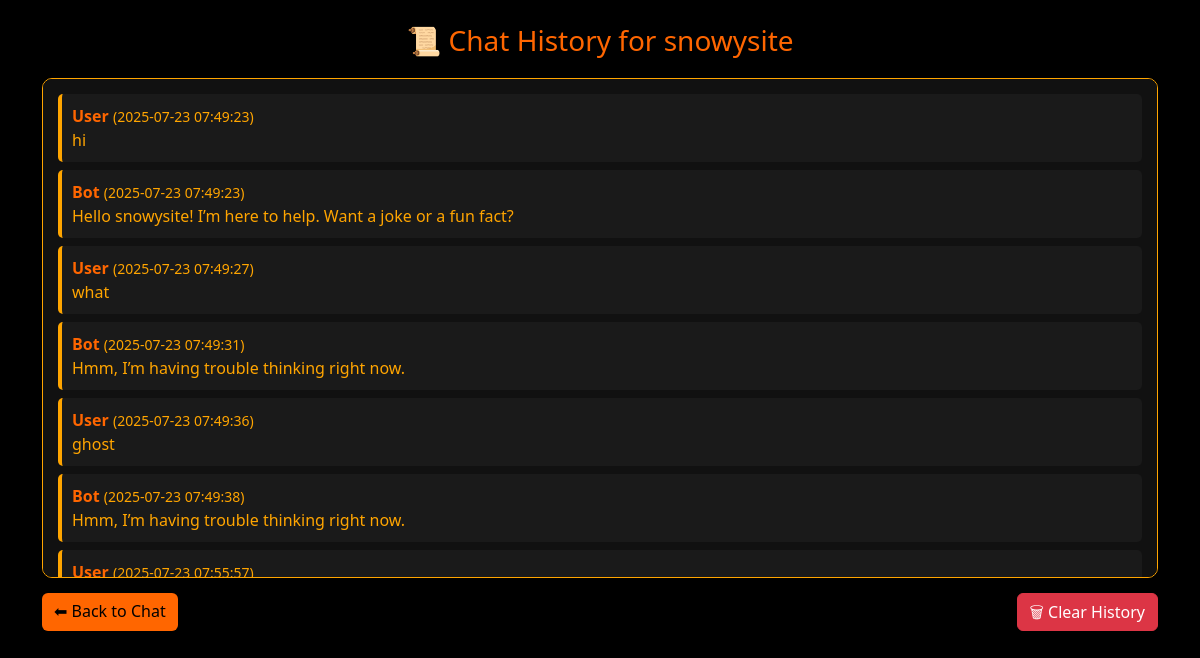
Page /history (signed in) on the earlier database version.
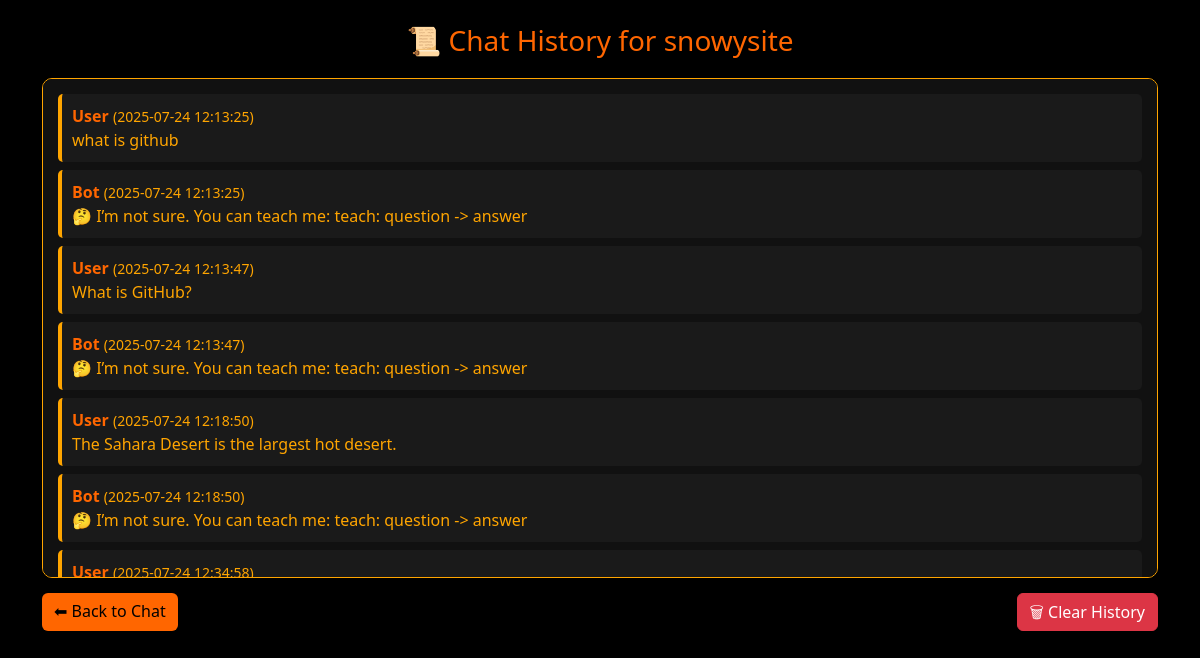
Same page on the later database version.
### tables this page shows
CREATE TABLE chat_history(
        id INTEGER PRIMARY KEY AUTOINCREMENT,
        username TEXT,
        role TEXT,
        content TEXT,
        timestamp TEXT
    );

### app.py (the view)
@app.route('/history')
def history():
    if 'user' not in session:
        return redirect(url_for('login'))
    username = session['user']
    chats = get_chat_history(username)
    return render_template("history.html", username=username, chats=chats)

### app.py (called while the page is built)
def get_db():
    conn = sqlite3.connect(DB_FILE)
    conn.execute("PRAGMA journal_mode=WAL")
    return conn

def get_chat_history(username):
    conn = get_db()
    c = conn.cursor()
    c.execute("SELECT role, content, timestamp FROM chat_history WHERE username=? ORDER BY id ASC", (username,))
    rows = c.fetchall()
    conn.close()
    return rows

### templates/history.html (shortened to what this page needs)
<!DOCTYPE html>
<html lang="en">
<head>
  <link rel="stylesheet" href="https://cdn.jsdelivr.net/npm/bootstrap@5.3.2/dist/css/bootstrap.min.css">
</head>
<body>
<div class="container mt-4">
  <h3>📜 Chat History for {{ username }}</h3>
  <div class="chat-card shadow">
    {% for role, content, timestamp in chats %}
      <div class="chat-item">
        <strong>{{ role | capitalize }}</strong> <small>({{ timestamp }})</small><br>
        {{ content }}
      </div>
    {% endfor %}
  </div>
  <div class="action-buttons">
    <a href="{{ url_for('home') }}" class="btn btn-orange">⬅ Back to Chat</a>
    <form method="POST" action="{{ url_for('clear_history') }}">
      <button type="submit" class="btn btn-danger">🗑 Clear History</button>
    </form>
  </div>
</div>
</body>
</html>

Differences in the rows shown:
no longer on this page (row edited): chat_history: role "User", timestamp "2025-07-23 07:49:23", content "hi"
no longer on this page (row edited): chat_history: role "Bot", timestamp "2025-07-23 07:49:23", content "Hello snowysite! I’m here to help. Want a joke or a fun fact?"
no longer on this page (row edited): chat_history: role "User", timestamp "2025-07-23 07:49:27", content "what"
no longer on this page (row edited): chat_history: role "Bot", timestamp "2025-07-23 07:49:31", content "Hmm, I’m having trouble thinking right now."
no longer on this page (row edited): chat_history: role "User", timestamp "2025-07-23 07:49:36", content "ghost"
no longer on this page (row edited): chat_history: role "Bot", timestamp "2025-07-23 07:49:38", content "Hmm, I’m having trouble thinking right now."
no longer on this page (row edited): chat_history: role "User", timestamp "2025-07-23 07:55:57"
added chat_history: role "User", timestamp "2025-07-24 12:13:25", content "what is github"
added chat_history: role "Bot", timestamp "2025-07-24 12:13:25", content "🤔 I’m not sure. You can teach me: teach: question -> answer"
added chat_history: role "User", timestamp "2025-07-24 12:13:47", content "What is GitHub?"
added chat_history: role "Bot", timestamp "2025-07-24 12:13:47", content "🤔 I’m not sure. You can teach me: teach: question -> answer"
added chat_history: role "User", timestamp "2025-07-24 12:18:50", content "The Sahara Desert is the largest hot desert."
added chat_history: role "Bot", timestamp "2025-07-24 12:18:50", content "🤔 I’m not sure. You can teach me: teach: question -> answer"
added chat_history: role "User", timestamp "2025-07-24 12:34:58"
